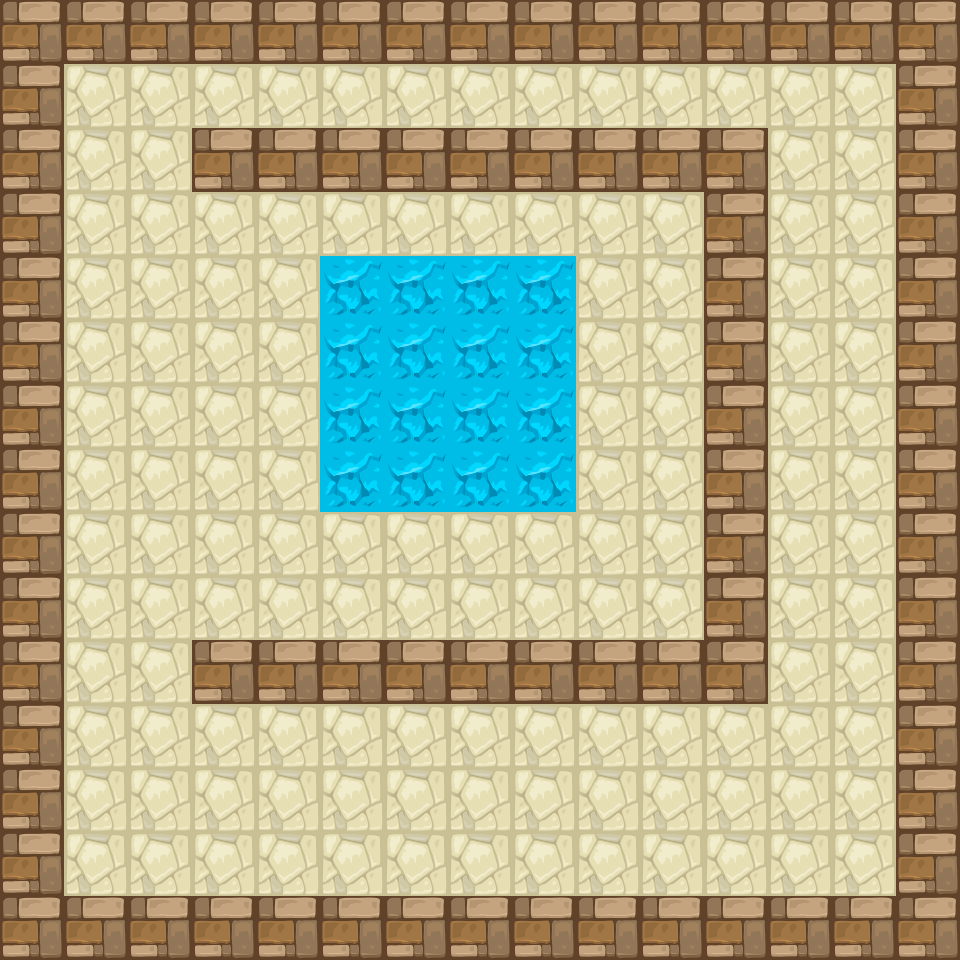

Rendered tile map (Tiled .tmx) drawn with the repository's tilesets; below, a short description and the full map source, tile grids included:
An orthogonal 15x15 tile map with 64x64 px tiles, 1 tile layer (Tile Layer 1).

<map version="1.8" tiledversion="1.8.0" orientation="orthogonal" renderorder="right-down" width="15" height="15" tilewidth="64" tileheight="64" infinite="0" nextlayerid="2" nextobjectid="1">
 <tileset firstgid="1" name="mapTiles" tilewidth="64" tileheight="64" tilecount="6" columns="0">
  <grid orientation="orthogonal" width="1" height="1" />
  <tile id="0">
   <image width="64" height="64" source="clay_tile_64_01.png" />
  </tile>
  <tile id="1">
   <image width="64" height="64" source="grass_01_tile_64_01.png" />
  </tile>
  <tile id="2">
   <image width="64" height="64" source="ice_tile_64_01.png" />
  </tile>
  <tile id="3">
   <image width="64" height="64" source="paving_01_tile_64_02.png" />
  </tile>
  <tile id="4">
   <image width="64" height="64" source="paving_02_tile_64_01.png" />
  </tile>
  <tile id="5">
   <image width="64" height="64" source="sand_01_tile_64_01.png" />
  </tile>
 </tileset>
 <layer id="1" name="Tile Layer 1" width="15" height="15">
  <data encoding="csv">
4,4,4,4,4,4,4,4,4,4,4,4,4,4,4,
4,5,5,5,5,5,5,5,5,5,5,5,5,5,4,
4,5,5,4,4,4,4,4,4,4,4,4,5,5,4,
4,5,5,5,5,5,5,5,5,5,5,4,5,5,4,
4,5,5,5,5,3,3,3,3,5,5,4,5,5,4,
4,5,5,5,5,3,3,3,3,5,5,4,5,5,4,
4,5,5,5,5,3,3,3,3,5,5,4,5,5,4,
4,5,5,5,5,3,3,3,3,5,5,4,5,5,4,
4,5,5,5,5,5,5,5,5,5,5,4,5,5,4,
4,5,5,5,5,5,5,5,5,5,5,4,5,5,4,
4,5,5,4,4,4,4,4,4,4,4,4,5,5,4,
4,5,5,5,5,5,5,5,5,5,5,5,5,5,4,
4,5,5,5,5,5,5,5,5,5,5,5,5,5,4,
4,5,5,5,5,5,5,5,5,5,5,5,5,5,4,
4,4,4,4,4,4,4,4,4,4,4,4,4,4,4
</data>
 </layer>
</map>
